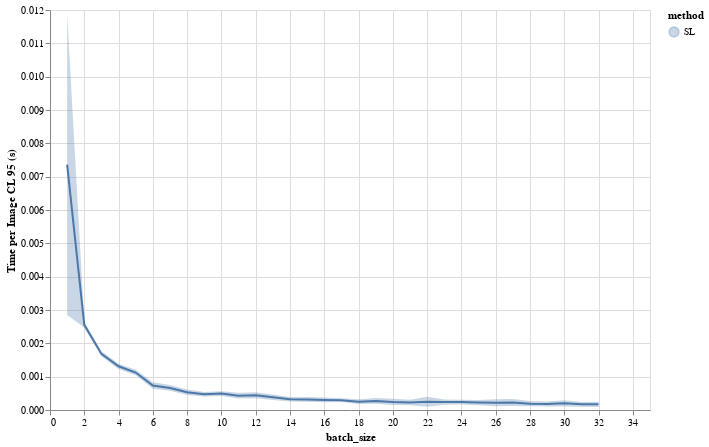

The notebook cell this image was saved under:
### Markdown cell above
## Simple Learner

### Code cell
sl_test_profile_df = test_profile_df[test_profile_df["method"].isin(["SL"])]

sl_inf_df = sl_test_profile_df[
    sl_test_profile_df["Action"] == "[Learner]SimpleUnet.forward"
].drop(columns=["index", "Action", "Percentage (%)"])
sl_inf_df["Mean per Image (s)"] = sl_inf_df["Mean (s)"] / sl_inf_df["batch_size"]
sl_inf_df["Std per Image (s)"] = sl_inf_df["Std (s)"] / sl_inf_df["batch_size"]

sl_inf_df = calc_confidence_limits(sl_inf_df, "Mean per Image (s)", "Std per Image (s)")

line_chart = (
    alt.Chart(sl_inf_df)
    .mark_line()
    .encode(
        x="batch_size",
        y="Mean per Image (s)",
        color="method",
    )
)

error_chart = (
    alt.Chart(sl_inf_df)
    .mark_errorband()
    .encode(
        x="batch_size",
        y=alt.Y("CL 95 U").title("Time per Image CL 95 (s)"),
        y2="CL 95 L",
        color="method",
    )
)

(line_chart + error_chart).properties(width=600, height=400)

### Figure 1 — Vega specification as saved in the notebook (floating-point values rounded to 4 significant figures)
{"$schema": "https://vega.github.io/schema/vega/v5.json", "data": [{"name": "source_0", "values": [{"method": "SL", "batch_size": 1, "shot": -1, "Mean (s)": 0.007363, "Std (s)": 0.06514, "Num Calls": 800, "Sum (s)": 5.891, "Mean per Image (s)": 0.007363, "Std per Image (s)": 0.06514, "Std Err": 0.002303, "CL 95 L": 0.00285, "CL 95 U": 0.01188}, {"method": "SL", "batch_size": 10, "shot": -1, "Mean (s)": 0.004933, "Std (s)": 0.003238, "Num Calls": 80, "Sum (s)": 0.3946, "Mean per Image (s)": 0.0004933, "Std per Image (s)": 0.0003238, "Std Err": 3.62e-05, "CL 95 L": 0.0004223, "CL 95 U": 0.0005642}, {"method": "SL", "batch_size": 11, "shot": -1, "Mean (s)": 0.004743, "Std (s)": 0.004164, "Num Calls": 73, "Sum (s)": 0.3462, "Mean per Image (s)": 0.0004312, "Std per Image (s)": 0.0003786, "Std Err": 4.431e-05, "CL 95 L": 0.0003443, "CL 95 U": 0.000518}, {"method": "SL", "batch_size": 12, "shot": -1, "Mean (s)": 0.005301, "Std (s)": 0.00456, "Num Calls": 67, "Sum (s)": 0.3551, "Mean per Image (s)": 0.0004417, "Std per Image (s)": 0.00038, "Std Err": 4.642e-05, "CL 95 L": 0.0003507, "CL 95 U": 0.0005327}, {"method": "SL", "batch_size": 13, "shot": -1, "Mean (s)": 0.004965, "Std (s)": 0.004384, "Num Calls": 62, "Sum (s)": 0.3079, "Mean per Image (s)": 0.000382, "Std per Image (s)": 0.0003372, "Std Err": 4.283e-05, "CL 95 L": 0.000298, "CL 95 U": 0.0004659}, {"method": "SL", "batch_size": 14, "shot": -1, "Mean (s)": 0.004535, "Std (s)": 0.003627, "Num Calls": 58, "Sum (s)": 0.263, "Mean per Image (s)": 0.0003239, "Std per Image (s)": 0.0002591, "Std Err": 3.402e-05, "CL 95 L": 0.0002573, "CL 95 U": 0.0003906}, {"method": "SL", "batch_size": 15, "shot": -1, "Mean (s)": 0.004754, "Std (s)": 0.004066, "Num Calls": 54, "Sum (s)": 0.2567, "Mean per Image (s)": 0.0003169, "Std per Image (s)": 0.0002711, "Std Err": 3.689e-05, "CL 95 L": 0.0002446, "CL 95 U": 0.0003892}, {"method": "SL", "batch_size": 16, "shot": -1, "Mean (s)": 0.004844, "Std (s)": 0.004167, "Num Calls": 50, "Sum (s)": 0.2422, "Mean per Image (s)": 0.0003027, "Std per Image (s)": 0.0002605, "Std Err": 3.683e-05, "CL 95 L": 0.0002305, "CL 95 U": 0.0003749}, {"method": "SL", "batch_size": 17, "shot": -1, "Mean (s)": 0.005021, "Std (s)": 0.003504, "Num Calls": 48, "Sum (s)": 0.241, "Mean per Image (s)": 0.0002953, "Std per Image (s)": 0.0002061, "Std Err": 2.975e-05, "CL 95 L": 0.000237, "CL 95 U": 0.0003537}, {"method": "SL", "batch_size": 18, "shot": -1, "Mean (s)": 0.004522, "Std (s)": 0.004443, "Num Calls": 45, "Sum (s)": 0.2035, "Mean per Image (s)": 0.0002512, "Std per Image (s)": 0.0002468, "Std Err": 3.68e-05, "CL 95 L": 0.0001791, "CL 95 U": 0.0003233}, {"method": "SL", "batch_size": 19, "shot": -1, "Mean (s)": 0.00519, "Std (s)": 0.005428, "Num Calls": 43, "Sum (s)": 0.2232, "Mean per Image (s)": 0.0002731, "Std per Image (s)": 0.0002857, "Std Err": 4.356e-05, "CL 95 L": 0.0001878, "CL 95 U": 0.0003585}, {"method": "SL", "batch_size": 2, "shot": -1, "Mean (s)": 0.005111, "Std (s)": 0.001686, "Num Calls": 400, "Sum (s)": 2.044, "Mean per Image (s)": 0.002555, "Std per Image (s)": 0.0008429, "Std Err": 4.215e-05, "CL 95 L": 0.002473, "CL 95 U": 0.002638}, {"method": "SL", "batch_size": 20, "shot": -1, "Mean (s)": 0.004821, "Std (s)": 0.006115, "Num Calls": 40, "Sum (s)": 0.1928, "Mean per Image (s)": 0.000241, "Std per Image (s)": 0.0003058, "Std Err": 4.835e-05, "CL 95 L": 0.0001463, "CL 95 U": 0.0003358}, {"method": "SL", "batch_size": 21, "shot": -1, "Mean (s)": 0.004787, "Std (s)": 0.005475, "Num Calls": 39, "Sum (s)": 0.1867, "Mean per Image (s)": 0.000228, "Std per Image (s)": 0.0002607, "Std Err": 4.175e-05, "CL 95 L": 0.0001461, "CL 95 U": 0.0003098}, {"method": "SL", "batch_size": 22, "shot": -1, "Mean (s)": 0.005395, "Std (s)": 0.01025, "Num Calls": 37, "Sum (s)": 0.1996, "Mean per Image (s)": 0.0002452, "Std per Image (s)": 0.0004657, "Std Err": 7.657e-05, "CL 95 L": 9.517e-05, "CL 95 U": 0.0003953}, {"method": "SL", "batch_size": 23, "shot": -1, "Mean (s)": 0.005436, "Std (s)": 0.005549, "Num Calls": 35, "Sum (s)": 0.1903, "Mean per Image (s)": 0.0002363, "Std per Image (s)": 0.0002412, "Std Err": 4.078e-05, "CL 95 L": 0.0001564, "CL 95 U": 0.0003163}, {"method": "SL", "batch_size": 24, "shot": -1, "Mean (s)": 0.005671, "Std (s)": 0.005311, "Num Calls": 34, "Sum (s)": 0.1928, "Mean per Image (s)": 0.0002363, "Std per Image (s)": 0.0002213, "Std Err": 3.795e-05, "CL 95 L": 0.0001619, "CL 95 U": 0.0003107}, {"method": "SL", "batch_size": 25, "shot": -1, "Mean (s)": 0.005563, "Std (s)": 0.005859, "Num Calls": 32, "Sum (s)": 0.178, "Mean per Image (s)": 0.0002225, "Std per Image (s)": 0.0002344, "Std Err": 4.143e-05, "CL 95 L": 0.0001413, "CL 95 U": 0.0003037}, {"method": "SL", "batch_size": 26, "shot": -1, "Mean (s)": 0.00563, "Std (s)": 0.007621, "Num Calls": 31, "Sum (s)": 0.1745, "Mean per Image (s)": 0.0002166, "Std per Image (s)": 0.0002931, "Std Err": 5.265e-05, "CL 95 L": 0.0001134, "CL 95 U": 0.0003197}, {"method": "SL", "batch_size": 27, "shot": -1, "Mean (s)": 0.006082, "Std (s)": 0.007662, "Num Calls": 30, "Sum (s)": 0.1824, "Mean per Image (s)": 0.0002252, "Std per Image (s)": 0.0002838, "Std Err": 5.181e-05, "CL 95 L": 0.0001237, "CL 95 U": 0.0003268}, {"method": "SL", "batch_size": 28, "shot": -1, "Mean (s)": 0.005344, "Std (s)": 0.005982, "Num Calls": 29, "Sum (s)": 0.155, "Mean per Image (s)": 0.0001908, "Std per Image (s)": 0.0002136, "Std Err": 3.967e-05, "CL 95 L": 0.0001131, "CL 95 U": 0.0002686}, {"method": "SL", "batch_size": 29, "shot": -1, "Mean (s)": 0.00528, "Std (s)": 0.005924, "Num Calls": 28, "Sum (s)": 0.1478, "Mean per Image (s)": 0.0001821, "Std per Image (s)": 0.0002043, "Std Err": 3.861e-05, "CL 95 L": 0.0001064, "CL 95 U": 0.0002577}, {"method": "SL", "batch_size": 3, "shot": -1, "Mean (s)": 0.005046, "Std (s)": 0.001969, "Num Calls": 267, "Sum (s)": 1.347, "Mean per Image (s)": 0.001682, "Std per Image (s)": 0.0006565, "Std Err": 4.018e-05, "CL 95 L": 0.001603, "CL 95 U": 0.001761}, {"method": "SL", "batch_size": 30, "shot": -1, "Mean (s)": 0.005974, "Std (s)": 0.007293, "Num Calls": 27, "Sum (s)": 0.1613, "Mean per Image (s)": 0.0001991, "Std per Image (s)": 0.0002431, "Std Err": 4.679e-05, "CL 95 L": 0.0001074, "CL 95 U": 0.0002908}, {"method": "SL", "batch_size": 31, "shot": -1, "Mean (s)": 0.005335, "Std (s)": 0.005744, "Num Calls": 26, "Sum (s)": 0.1387, "Mean per Image (s)": 0.0001721, "Std per Image (s)": 0.0001853, "Std Err": 3.634e-05, "CL 95 L": 0.0001009, "CL 95 U": 0.0002433}, {"method": "SL", "batch_size": 32, "shot": -1, "Mean (s)": 0.005401, "Std (s)": 0.006234, "Num Calls": 25, "Sum (s)": 0.135, "Mean per Image (s)": 0.0001688, "Std per Image (s)": 0.0001948, "Std Err": 3.896e-05, "CL 95 L": 9.24e-05, "CL 95 U": 0.0002451}, {"method": "SL", "batch_size": 4, "shot": -1, "Mean (s)": 0.005242, "Std (s)": 0.002264, "Num Calls": 200, "Sum (s)": 1.048, "Mean per Image (s)": 0.001311, "Std per Image (s)": 0.0005661, "Std Err": 4.003e-05, "CL 95 L": 0.001232, "CL 95 U": 0.001389}, {"method": "SL", "batch_size": 5, "shot": -1, "Mean (s)": 0.005616, "Std (s)": 0.002716, "Num Calls": 160, "Sum (s)": 0.8986, "Mean per Image (s)": 0.001123, "Std per Image (s)": 0.0005432, "Std Err": 4.295e-05, "CL 95 L": 0.001039, "CL 95 U": 0.001207}, {"method": "SL", "batch_size": 6, "shot": -1, "Mean (s)": 0.004416, "Std (s)": 0.003489, "Num Calls": 134, "Sum (s)": 0.5917, "Mean per Image (s)": 0.000736, "Std per Image (s)": 0.0005815, "Std Err": 5.024e-05, "CL 95 L": 0.0006375, "CL 95 U": 0.0008345}, {"method": "SL", "batch_size": 7, "shot": -1, "Mean (s)": 0.004636, "Std (s)": 0.003296, "Num Calls": 115, "Sum (s)": 0.5331, "Mean per Image (s)": 0.0006622, "Std per Image (s)": 0.0004708, "Std Err": 4.39e-05, "CL 95 L": 0.0005762, "CL 95 U": 0.0007483}, {"method": "SL", "batch_size": 8, "shot": -1, "Mean (s)": 0.00426, "Std (s)": 0.003217, "Num Calls": 100, "Sum (s)": 0.426, "Mean per Image (s)": 0.0005325, "Std per Image (s)": 0.0004021, "Std Err": 4.021e-05, "CL 95 L": 0.0004537, "CL 95 U": 0.0006113}, {"method": "SL", "batch_size": 9, "shot": -1, "Mean (s)": 0.004235, "Std (s)": 0.002859, "Num Calls": 89, "Sum (s)": 0.377, "Mean per Image (s)": 0.0004706, "Std per Image (s)": 0.0003177, "Std Err": 3.368e-05, "CL 95 L": 0.0004046, "CL 95 U": 0.0005366}]}, {"name": "data_0", "values": [{"method": "SL", "batch_size": 1, "shot": -1, "Mean (s)": 0.007363, "Std (s)": 0.06514, "Num Calls": 800, "Sum (s)": 5.891, "Mean per Image (s)": 0.007363, "Std per Image (s)": 0.06514, "Std Err": 0.002303, "CL 95 L": 0.00285, "CL 95 U": 0.01188, "upper_CL 95 U": 0.00285, "lower_CL 95 U": 0.01188}, {"method": "SL", "batch_size": 10, "shot": -1, "Mean (s)": 0.004933, "Std (s)": 0.003238, "Num Calls": 80, "Sum (s)": 0.3946, "Mean per Image (s)": 0.0004933, "Std per Image (s)": 0.0003238, "Std Err": 3.62e-05, "CL 95 L": 0.0004223, "CL 95 U": 0.0005642, "upper_CL 95 U": 0.0004223, "lower_CL 95 U": 0.0005642}, {"method": "SL", "batch_size": 11, "shot": -1, "Mean (s)": 0.004743, "Std (s)": 0.004164, "Num Calls": 73, "Sum (s)": 0.3462, "Mean per Image (s)": 0.0004312, "Std per Image (s)": 0.0003786, "Std Err": 4.431e-05, "CL 95 L": 0.0003443, "CL 95 U": 0.000518, "upper_CL 95 U": 0.0003443, "lower_CL 95 U": 0.000518}, {"method": "SL", "batch_size": 12, "shot": -1, "Mean (s)": 0.005301, "Std (s)": 0.00456, "Num Calls": 67, "Sum (s)": 0.3551, "Mean per Image (s)": 0.0004417, "Std per Image (s)": 0.00038, "Std Err": 4.642e-05, "CL 95 L": 0.0003507, "CL 95 U": 0.0005327, "upper_CL 95 U": 0.0003507, "lower_CL 95 U": 0.0005327}, {"method": "SL", "batch_size": 13, "shot": -1, "Mean (s)": 0.004965, "Std (s)": 0.004384, "Num Calls": 62, "Sum (s)": 0.3079, "Mean per Image (s)": 0.000382, "Std per Image (s)": 0.0003372, "Std Err": 4.283e-05, "CL 95 L": 0.000298, "CL 95 U": 0.0004659, "upper_CL 95 U": 0.000298, "lower_CL 95 U": 0.0004659}, {"method": "SL", "batch_size": 14, "shot": -1, "Mean (s)": 0.004535, "Std (s)": 0.003627, "Num Calls": 58, "Sum (s)": 0.263, "Mean per Image (s)": 0.0003239, "Std per Image (s)": 0.0002591, "Std Err": 3.402e-05, "CL 95 L": 0.0002573, "CL 95 U": 0.0003906, "upper_CL 95 U": 0.0002573, "lower_CL 95 U": 0.0003906}, {"method": "SL", "batch_size": 15, "shot": -1, "Mean (s)": 0.004754, "Std (s)": 0.004066, "Num Calls": 54, "Sum (s)": 0.2567, "Mean per Image (s)": 0.0003169, "Std per Image (s)": 0.0002711, "Std Err": 3.689e-05, "CL 95 L": 0.0002446, "CL 95 U": 0.0003892, "upper_CL 95 U": 0.0002446, "lower_CL 95 U": 0.0003892}, {"method": "SL", "batch_size": 16, "shot": -1, "Mean (s)": 0.004844, "Std (s)": 0.004167, "Num Calls": 50, "Sum (s)": 0.2422, "Mean per Image (s)": 0.0003027, "Std per Image (s)": 0.0002605, "Std Err": 3.683e-05, "CL 95 L": 0.0002305, "CL 95 U": 0.0003749, "upper_CL 95 U": 0.0002305, "lower_CL 95 U": 0.0003749}, {"method": "SL", "batch_size": 17, "shot": -1, "Mean (s)": 0.005021, "Std (s)": 0.003504, "Num Calls": 48, "Sum (s)": 0.241, "Mean per Image (s)": 0.0002953, "Std per Image (s)": 0.0002061, "Std Err": 2.975e-05, "CL 95 L": 0.000237, "CL 95 U": 0.0003537, "upper_CL 95 U": 0.000237, "lower_CL 95 U": 0.0003537}, {"method": "SL", "batch_size": 18, "shot": -1, "Mean (s)": 0.004522, "Std (s)": 0.004443, "Num Calls": 45, "Sum (s)": 0.2035, "Mean per Image (s)": 0.0002512, "Std per Image (s)": 0.0002468, "Std Err": 3.68e-05, "CL 95 L": 0.0001791, "CL 95 U": 0.0003233, "upper_CL 95 U": 0.0001791, "lower_CL 95 U": 0.0003233}, {"method": "SL", "batch_size": 19, "shot": -1, "Mean (s)": 0.00519, "Std (s)": 0.005428, "Num Calls": 43, "Sum (s)": 0.2232, "Mean per Image (s)": 0.0002731, "Std per Image (s)": 0.0002857, "Std Err": 4.356e-05, "CL 95 L": 0.0001878, "CL 95 U": 0.0003585, "upper_CL 95 U": 0.0001878, "lower_CL 95 U": 0.0003585}, {"method": "SL", "batch_size": 2, "shot": -1, "Mean (s)": 0.005111, "Std (s)": 0.001686, "Num Calls": 400, "Sum (s)": 2.044, "Mean per Image (s)": 0.002555, "Std per Image (s)": 0.0008429, "Std Err": 4.215e-05, "CL 95 L": 0.002473, "CL 95 U": 0.002638, "upper_CL 95 U": 0.002473, "lower_CL 95 U": 0.002638}, {"method": "SL", "batch_size": 20, "shot": -1, "Mean (s)": 0.004821, "Std (s)": 0.006115, "Num Calls": 40, "Sum (s)": 0.1928, "Mean per Image (s)": 0.000241, "Std per Image (s)": 0.0003058, "Std Err": 4.835e-05, "CL 95 L": 0.0001463, "CL 95 U": 0.0003358, "upper_CL 95 U": 0.0001463, "lower_CL 95 U": 0.0003358}, {"method": "SL", "batch_size": 21, "shot": -1, "Mean (s)": 0.004787, "Std (s)": 0.005475, "Num Calls": 39, "Sum (s)": 0.1867, "Mean per Image (s)": 0.000228, "Std per Image (s)": 0.0002607, "Std Err": 4.175e-05, "CL 95 L": 0.0001461, "CL 95 U": 0.0003098, "upper_CL 95 U": 0.0001461, "lower_CL 95 U": 0.0003098}, {"method": "SL", "batch_size": 22, "shot": -1, "Mean (s)": 0.005395, "Std (s)": 0.01025, "Num Calls": 37, "Sum (s)": 0.1996, "Mean per Image (s)": 0.0002452, "Std per Image (s)": 0.0004657, "Std Err": 7.657e-05, "CL 95 L": 9.517e-05, "CL 95 U": 0.0003953, "upper_CL 95 U": 9.517e-05, "lower_CL 95 U": 0.0003953}, {"method": "SL", "batch_size": 23, "shot": -1, "Mean (s)": 0.005436, "Std (s)": 0.005549, "Num Calls": 35, "Sum (s)": 0.1903, "Mean per Image (s)": 0.0002363, "Std per Image (s)": 0.0002412, "Std Err": 4.078e-05, "CL 95 L": 0.0001564, "CL 95 U": 0.0003163, "upper_CL 95 U": 0.0001564, "lower_CL 95 U": 0.0003163}, {"method": "SL", "batch_size": 24, "shot": -1, "Mean (s)": 0.005671, "Std (s)": 0.005311, "Num Calls": 34, "Sum (s)": 0.1928, "Mean per Image (s)": 0.0002363, "Std per Image (s)": 0.0002213, "Std Err": 3.795e-05, "CL 95 L": 0.0001619, "CL 95 U": 0.0003107, "upper_CL 95 U": 0.0001619, "lower_CL 95 U": 0.0003107}, {"method": "SL", "batch_size": 25, "shot": -1, "Mean (s)": 0.005563, "Std (s)": 0.005859, "Num Calls": 32, "Sum (s)": 0.178, "Mean per Image (s)": 0.0002225, "Std per Image (s)": 0.0002344, "Std Err": 4.143e-05, "CL 95 L": 0.0001413, "CL 95 U": 0.0003037, "upper_CL 95 U": 0.0001413, "lower_CL 95 U": 0.0003037}, {"method": "SL", "batch_size": 26, "shot": -1, "Mean (s)": 0.00563, "Std (s)": 0.007621, "Num Calls": 31, "Sum (s)": 0.1745, "Mean per Image (s)": 0.0002166, "Std per Image (s)": 0.0002931, "Std Err": 5.265e-05, "CL 95 L": 0.0001134, "CL 95 U": 0.0003197, "upper_CL 95 U": 0.0001134, "lower_CL 95 U": 0.0003197}, {"method": "SL", "batch_size": 27, "shot": -1, "Mean (s)": 0.006082, "Std (s)": 0.007662, "Num Calls": 30, "Sum (s)": 0.1824, "Mean per Image (s)": 0.0002252, "Std per Image (s)": 0.0002838, "Std Err": 5.181e-05, "CL 95 L": 0.0001237, "CL 95 U": 0.0003268, "upper_CL 95 U": 0.0001237, "lower_CL 95 U": 0.0003268}, {"method": "SL", "batch_size": 28, "shot": -1, "Mean (s)": 0.005344, "Std (s)": 0.005982, "Num Calls": 29, "Sum (s)": 0.155, "Mean per Image (s)": 0.0001908, "Std per Image (s)": 0.0002136, "Std Err": 3.967e-05, "CL 95 L": 0.0001131, "CL 95 U": 0.0002686, "upper_CL 95 U": 0.0001131, "lower_CL 95 U": 0.0002686}, {"method": "SL", "batch_size": 29, "shot": -1, "Mean (s)": 0.00528, "Std (s)": 0.005924, "Num Calls": 28, "Sum (s)": 0.1478, "Mean per Image (s)": 0.0001821, "Std per Image (s)": 0.0002043, "Std Err": 3.861e-05, "CL 95 L": 0.0001064, "CL 95 U": 0.0002577, "upper_CL 95 U": 0.0001064, "lower_CL 95 U": 0.0002577}, {"method": "SL", "batch_size": 3, "shot": -1, "Mean (s)": 0.005046, "Std (s)": 0.001969, "Num Calls": 267, "Sum (s)": 1.347, "Mean per Image (s)": 0.001682, "Std per Image (s)": 0.0006565, "Std Err": 4.018e-05, "CL 95 L": 0.001603, "CL 95 U": 0.001761, "upper_CL 95 U": 0.001603, "lower_CL 95 U": 0.001761}, {"method": "SL", "batch_size": 30, "shot": -1, "Mean (s)": 0.005974, "Std (s)": 0.007293, "Num Calls": 27, "Sum (s)": 0.1613, "Mean per Image (s)": 0.0001991, "Std per Image (s)": 0.0002431, "Std Err": 4.679e-05, "CL 95 L": 0.0001074, "CL 95 U": 0.0002908, "upper_CL 95 U": 0.0001074, "lower_CL 95 U": 0.0002908}, {"method": "SL", "batch_size": 31, "shot": -1, "Mean (s)": 0.005335, "Std (s)": 0.005744, "Num Calls": 26, "Sum (s)": 0.1387, "Mean per Image (s)": 0.0001721, "Std per Image (s)": 0.0001853, "Std Err": 3.634e-05, "CL 95 L": 0.0001009, "CL 95 U": 0.0002433, "upper_CL 95 U": 0.0001009, "lower_CL 95 U": 0.0002433}, {"method": "SL", "batch_size": 32, "shot": -1, "Mean (s)": 0.005401, "Std (s)": 0.006234, "Num Calls": 25, "Sum (s)": 0.135, "Mean per Image (s)": 0.0001688, "Std per Image (s)": 0.0001948, "Std Err": 3.896e-05, "CL 95 L": 9.24e-05, "CL 95 U": 0.0002451, "upper_CL 95 U": 9.24e-05, "lower_CL 95 U": 0.0002451}, {"method": "SL", "batch_size": 4, "shot": -1, "Mean (s)": 0.005242, "Std (s)": 0.002264, "Num Calls": 200, "Sum (s)": 1.048, "Mean per Image (s)": 0.001311, "Std per Image (s)": 0.0005661, "Std Err": 4.003e-05, "CL 95 L": 0.001232, "CL 95 U": 0.001389, "upper_CL 95 U": 0.001232, "lower_CL 95 U": 0.001389}, {"method": "SL", "batch_size": 5, "shot": -1, "Mean (s)": 0.005616, "Std (s)": 0.002716, "Num Calls": 160, "Sum (s)": 0.8986, "Mean per Image (s)": 0.001123, "Std per Image (s)": 0.0005432, "Std Err": 4.295e-05, "CL 95 L": 0.001039, "CL 95 U": 0.001207, "upper_CL 95 U": 0.001039, "lower_CL 95 U": 0.001207}, {"method": "SL", "batch_size": 6, "shot": -1, "Mean (s)": 0.004416, "Std (s)": 0.003489, "Num Calls": 134, "Sum (s)": 0.5917, "Mean per Image (s)": 0.000736, "Std per Image (s)": 0.0005815, "Std Err": 5.024e-05, "CL 95 L": 0.0006375, "CL 95 U": 0.0008345, "upper_CL 95 U": 0.0006375, "lower_CL 95 U": 0.0008345}, {"method": "SL", "batch_size": 7, "shot": -1, "Mean (s)": 0.004636, "Std (s)": 0.003296, "Num Calls": 115, "Sum (s)": 0.5331, "Mean per Image (s)": 0.0006622, "Std per Image (s)": 0.0004708, "Std Err": 4.39e-05, "CL 95 L": 0.0005762, "CL 95 U": 0.0007483, "upper_CL 95 U": 0.0005762, "lower_CL 95 U": 0.0007483}, {"method": "SL", "batch_size": 8, "shot": -1, "Mean (s)": 0.00426, "Std (s)": 0.003217, "Num Calls": 100, "Sum (s)": 0.426, "Mean per Image (s)": 0.0005325, "Std per Image (s)": 0.0004021, "Std Err": 4.021e-05, "CL 95 L": 0.0004537, "CL 95 U": 0.0006113, "upper_CL 95 U": 0.0004537, "lower_CL 95 U": 0.0006113}, {"method": "SL", "batch_size": 9, "shot": -1, "Mean (s)": 0.004235, "Std (s)": 0.002859, "Num Calls": 89, "Sum (s)": 0.377, "Mean per Image (s)": 0.0004706, "Std per Image (s)": 0.0003177, "Std Err": 3.368e-05, "CL 95 L": 0.0004046, "CL 95 U": 0.0005366, "upper_CL 95 U": 0.0004046, "lower_CL 95 U": 0.0005366}]}, {"name": "source_0_color_domain_method_0", "values": [{"method": "SL"}]}, {"name": "data_0_color_domain_method_1", "values": [{"method": "SL"}]}], "marks": [{"type": "group", "name": "layer_0_pathgroup", "from": {"facet": {"data": "source_0", "name": "faceted_path_layer_0_main", "groupby": ["method"]}}, "encode": {"update": {"width": {"field": {"signal": null, "datum": null, "group": "width", "parent": null}}, "height": {"field": {"signal": null, "datum": null, "group": "height", "parent": null}}}}, "marks": [{"type": "line", "name": "layer_0_marks", "from": {"data": "faceted_path_layer_0_main"}, "sort": {"field": "datum[\"batch_size\"]"}, "encode": {"update": {"x": {"field": "batch_size", "scale": "x"}, "y": {"field": "Mean per Image (s)", "scale": "y"}, "stroke": {"field": "method", "scale": "color"}, "defined": {"signal": "isValid(datum[\"batch_size\"]) && isFinite(+datum[\"batch_size\"]) && isValid(datum[\"Mean per Image (s)\"]) && isFinite(+datum[\"Mean per Image (s)\"])"}}}, "style": ["line"]}]}, {"type": "group", "name": "layer_1_layer_0_pathgroup", "from": {"facet": {"data": "data_0", "name": "faceted_path_layer_1_layer_0_main", "groupby": ["method"]}}, "encode": {"update": {"width": {"field": {"signal": null, "datum": null, "group": "width", "parent": null}}, "height": {"field": {"signal": null, "datum": null, "group": "height", "parent": null}}}}, "marks": [{"type": "area", "name": "layer_1_layer_0_marks", "from": {"data": "faceted_path_layer_1_layer_0_main"}, "sort": {"field": "datum[\"batch_size\"]"}, "encode": {"update": {"y2": {"field": "upper_CL 95 U", "scale": "y"}, "y": {"field": "lower_CL 95 U", "scale": "y"}, "x": {"field": "batch_size", "scale": "x"}, "orient": {"value": "vertical"}, "fill": {"field": "method", "scale": "color"}, "tooltip": {"signal": "{\"CL 95 L\": format(datum[\"upper_CL 95 U\"], \"\"), \"CL 95 U\": format(datum[\"lower_CL 95 U\"], \"\"), \"method\": isValid(datum[\"method\"]) ? datum[\"method\"] : \"\"+datum[\"method\"], \"batch_size\": format(datum[\"batch_size\"], \"\")}"}, "opacity": {"value": 0.3}, "defined": {"signal": "isValid(datum[\"batch_size\"]) && isFinite(+datum[\"batch_size\"]) && isValid(datum[\"lower_CL 95 U\"]) && isFinite(+datum[\"lower_CL 95 U\"])"}}}, "style": ["area", "errorband-band"]}]}], "scales": [{"name": "x", "type": "linear", "domain": {"fields": [{"data": "source_0", "field": "batch_size"}, {"data": "data_0", "field": "batch_size"}]}, "range": [0, {"signal": "width"}], "zero": false, "nice": true}, {"name": "y", "type": "linear", "domain": {"fields": [{"data": "source_0", "field": "Mean per Image (s)"}, {"data": "data_0", "field": "lower_CL 95 U"}, {"data": "data_0", "field": "upper_CL 95 U"}]}, "range": [{"signal": "height"}, 0], "nice": true, "zero": true}, {"name": "color", "type": "ordinal", "domain": {"fields": [{"data": "source_0_color_domain_method_0", "field": "method"}, {"data": "data_0_color_domain_method_1", "field": "method"}], "sort": true}, "range": "category"}], "axes": [{"scale": "x", "grid": true, "ticks": false, "tickCount": {"signal": "ceil(width/40)"}, "maxExtent": 0, "labels": false, "orient": "bottom", "gridScale": "y", "minExtent": 0, "aria": false, "zindex": 0, "domain": false}, {"scale": "y", "minExtent": 0, "tickCount": {"signal": "ceil(height/40)"}, "domain": false, "zindex": 0, "gridScale": "x", "ticks": false, "labels": false, "orient": "left", "grid": true, "aria": false, "maxExtent": 0}, {"scale": "x", "tickCount": {"signal": "ceil(width/40)"}, "orient": "bottom", "zindex": 0, "title": "batch_size", "labelFlush": true, "labelOverlap": true, "grid": false}, {"scale": "y", "grid": false, "labelOverlap": true, "title": "Time per Image CL 95 (s)", "zindex": 0, "orient": "left", "tickCount": {"signal": "ceil(height/40)"}}], "style": "cell", "padding": 5, "background": "white", "legends": [{"stroke": "color", "symbolType": "circle", "title": "method", "fill": "color", "encode": {"symbols": {"update": {"opacity": {"value": 0.3}}}}}], "width": 600, "height": 400}
